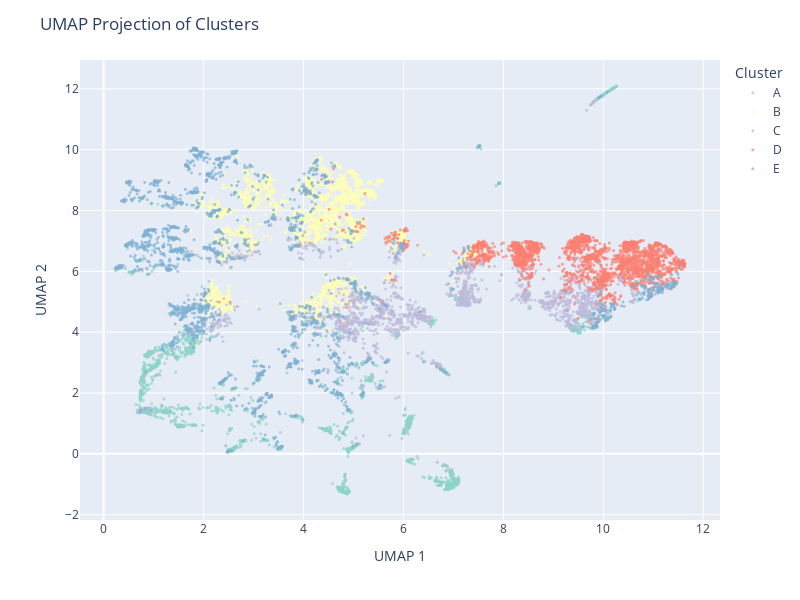

The notebook cell this image was saved under:
### Code cell
import plotly.express as px

# Define colours for each cluster - same as earlier map
colours = {
    'A': '#8dd3c7',
    'B': '#ffffb3', 
    'C': '#bebada',
    'D': '#fb8072',
    'E': '#80b1d3'
}

# Create interactive UMAP scatter plot
fig_interactive = px.scatter(
    umap_results,
    x='UMAP1',
    y='UMAP2',
    color='Cluster',
    category_orders={"Cluster": sorted(umap_results["Cluster"].unique())},  #
    color_discrete_map=colours,   # ensure colours match your map]
)

# Style tweaks
fig_interactive.update_traces(marker=dict(size=3, opacity=0.7))
fig_interactive.update_layout(
    title="UMAP Projection of Clusters",
    xaxis_title="UMAP 1",
    yaxis_title="UMAP 2",
    legend_title="Cluster"
)


#save to html
fig_interactive.write_html("./outputs/umap_interactive.html")
fig_interactive.update_layout(width=800, height=600)
fig_interactive.show(config={"responsive": False})

### Figure 1 — Plotly figure (JSON) as saved in the notebook; plotly's stock layout.template omitted (floating-point values rounded to 4 significant figures; data arrays with more than 128 entries replaced by an {"elided": "..."} marker saying what was removed)
{"data": [{"hovertemplate": "Cluster=A<br>UMAP1=%{x}<br>UMAP2=%{y}<extra></extra>", "legendgroup": "A", "marker": {"color": "#8dd3c7", "opacity": 0.7, "size": 3, "symbol": "circle"}, "mode": "markers", "name": "A", "showlegend": true, "type": "scattergl", "x": {"elided": "3989 float values"}, "xaxis": "x", "y": {"elided": "3989 float values"}, "yaxis": "y"}, {"hovertemplate": "Cluster=B<br>UMAP1=%{x}<br>UMAP2=%{y}<extra></extra>", "legendgroup": "B", "marker": {"color": "#ffffb3", "opacity": 0.7, "size": 3, "symbol": "circle"}, "mode": "markers", "name": "B", "showlegend": true, "type": "scattergl", "x": {"elided": "4022 float values"}, "xaxis": "x", "y": {"elided": "4022 float values"}, "yaxis": "y"}, {"hovertemplate": "Cluster=C<br>UMAP1=%{x}<br>UMAP2=%{y}<extra></extra>", "legendgroup": "C", "marker": {"color": "#bebada", "opacity": 0.7, "size": 3, "symbol": "circle"}, "mode": "markers", "name": "C", "showlegend": true, "type": "scattergl", "x": {"elided": "2434 float values"}, "xaxis": "x", "y": {"elided": "2434 float values"}, "yaxis": "y"}, {"hovertemplate": "Cluster=D<br>UMAP1=%{x}<br>UMAP2=%{y}<extra></extra>", "legendgroup": "D", "marker": {"color": "#fb8072", "opacity": 0.7, "size": 3, "symbol": "circle"}, "mode": "markers", "name": "D", "showlegend": true, "type": "scattergl", "x": {"elided": "2846 float values"}, "xaxis": "x", "y": {"elided": "2846 float values"}, "yaxis": "y"}, {"hovertemplate": "Cluster=E<br>UMAP1=%{x}<br>UMAP2=%{y}<extra></extra>", "legendgroup": "E", "marker": {"color": "#80b1d3", "opacity": 0.7, "size": 3, "symbol": "circle"}, "mode": "markers", "name": "E", "showlegend": true, "type": "scattergl", "x": {"elided": "3666 float values"}, "xaxis": "x", "y": {"elided": "3666 float values"}, "yaxis": "y"}], "layout": {"height": 600, "legend": {"title": {"text": "Cluster"}, "tracegroupgap": 0}, "margin": {"t": 60}, "title": {"text": "UMAP Projection of Clusters"}, "width": 800, "xaxis": {"anchor": "y", "domain": [0, 1], "title": {"text": "UMAP 1"}}, "yaxis": {"anchor": "x", "domain": [0, 1], "title": {"text": "UMAP 2"}}}}
